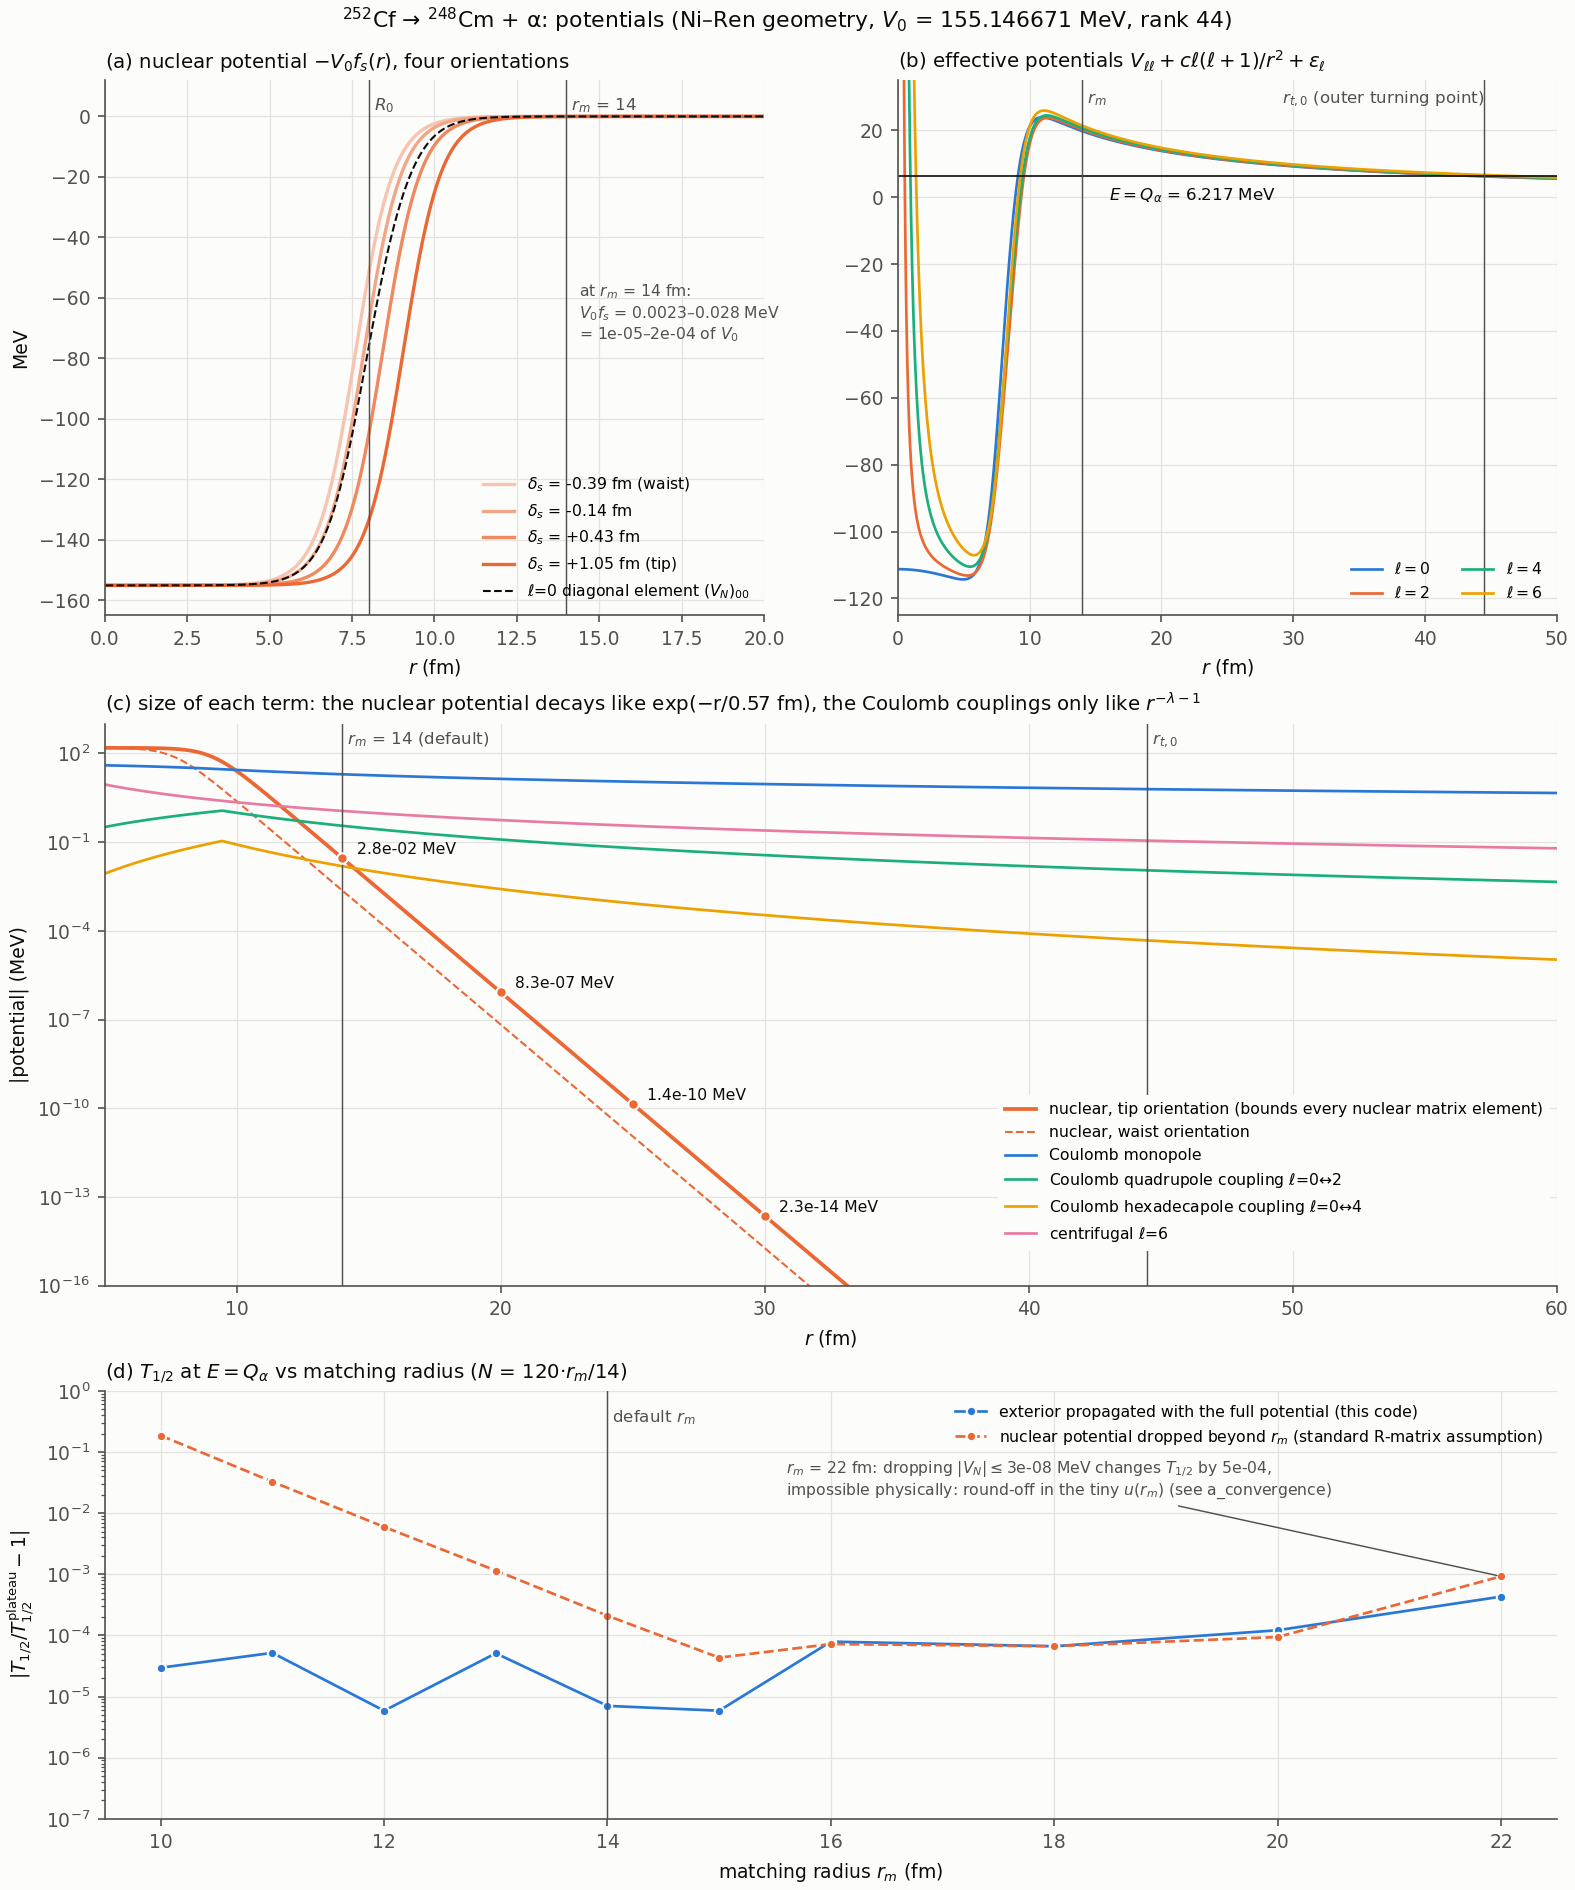

The Python source for this figure:
"""各项势能的径向形状与大小，以及匹配半径 r_m 是否须在核势力程之外（252Cf，Ni–Ren 几何，位次 44 的 V0）。

运行（在 quasibound/ 下）：python3 docs/potentials.py，约 4 s。输出 docs/potentials.png 与 docs/potentials.json。
(a) 核势：有限位移算符四个本征取向的分量 -V0 f_s(r)（表面在 R0 + δ_s）与 ℓ=0 道的对角矩阵元；
(b) 各道有效势 V_ℓℓ(r) + cℓ(ℓ+1)/r² + ε_ℓ 与 E = Q_α；
(c) 各项的大小（对数坐标）：核势按 exp(-r/a) 衰减（a 为弥散），库仑耦合只按 r^-(λ+1) 衰减；
(d) 调 V0 使 E = Q_α 后 T½ 随 r_m 的变化：外区含全部势（本程序）与外区去掉核势（标准 R 矩阵的假设：r_m 之外核势
    可以忽略）。本程序的外区从 Rout 向内数值传播完整的耦合势，r_m 之外的核势已精确计入，所以不要求 r_m 在核势力程
    之外；须在核势力程之外的是出射边界条件所在的 Rout。
"""
import json
import sys
from pathlib import Path

import matplotlib
matplotlib.use("Agg")
import matplotlib.pyplot as plt
import numpy as np
from matplotlib.colors import to_rgb
from scipy.special import expit

HERE = Path(__file__).resolve().parent
sys.path.insert(0, str(HERE.parent))
import ccrm
from ccrm import Numerics, Potential, System, mesh, potential, solve

d = json.load(open(HERE.parent / "data" / "252Cf.json"))
s = System(d["Z"], d["A"], tuple(d["beta"]), [lv["E_MeV"] for lv in d["levels"]])
Q, g = d["Q_alpha_MeV"], Potential.ni_ren(s, 0.0)
V0, RANK = 155.146671, 44
p = Potential(V0, g.R0, g.a)
k = np.sqrt((Q - s.ex) / s.c)
eta = s.zz / (2 * s.c * k)
r_t = (eta + np.sqrt(eta ** 2 + s.l * (s.l + 1))) / k                # 各道外转折点（点库仑 + 离心）

# ---------- 势的各项（大小，MeV） ----------
nuc = lambda r, sh: V0 * expit(-(r - g.R0 - sh) / g.a)               # 位移为 sh 的取向的核势 V0·f_s
tip = lambda r: nuc(r, s.shift.max())                                # 尖端取向；|V_N,ℓℓ'| = V0|Σ_s U_ℓs U_ℓ's f_s| ≤ V0 max_s f_s
vn00 = lambda r: expit(-(np.atleast_1d(r)[:, None] - g.R0 - s.shift) / g.a) @ s.U[0] ** 2 * V0   # ℓ=0 对角矩阵元的大小
coul0 = lambda r: np.where(r < s.Rc, s.zz / (2 * s.Rc) * (3 - (r / s.Rc) ** 2), s.zz / r)
rho = lambda r, lam: np.where(r < s.Rc, r ** lam / s.Rc ** (lam + 1), s.Rc ** lam / r ** (lam + 1))
quad = lambda r: 3 * s.zz / 5 * s.beta[0] * rho(r, 2) * s.ang[2][0, 1]   # 库仑四极耦合 ℓ=0↔2 矩阵元
hexa = lambda r: 3 * s.zz / 9 * s.beta[1] * rho(r, 4) * s.ang[4][0, 2]   # 库仑十六极耦合 ℓ=0↔4 矩阵元


# ---------- (d) 外区含 / 不含核势时 T½ 随 r_m ----------
def half_life_at_q(num, v=V0):
    """调 V0 使 solve 的自洽能量等于 Q_exp（Newton，导数 -cᵀFc），返回 T½。"""
    N = num.N
    F = np.zeros((4 * N, 4 * N))
    F.reshape(4, N, 4, N)[:, range(N), :, range(N)] = np.einsum(
        "is,ns,js->nij", s.U, expit(-(mesh(N, num.rm)[0][:, None] - g.R0 - s.shift) / g.a), s.U)
    for _ in range(10):
        res = solve(s, Potential(v, g.R0, g.a), RANK, num)
        step = (res.Q - Q) / (res.c @ F @ res.c)
        v += step
        if abs(step) < 1e-10:
            break
    return solve(s, Potential(v, g.R0, g.a), RANK, num).half_life()


RMS = (10, 11, 12, 13, 14, 15, 16, 18, 20, 22)
dens = lambda rm: Numerics(rm=float(rm), N=int(round(120 / 14 * rm)))  # 默认网格密度
full_ext = ccrm.exterior
T_full = np.array([half_life_at_q(dens(rm)) for rm in RMS])
ccrm.exterior = lambda s_, p_, num, E: full_ext(s_, Potential(0.0, p_.R0, p_.a), num, E)   # 外区去掉核势，其余不变
try:
    T_cut = np.array([half_life_at_q(dens(rm)) for rm in RMS])
finally:
    ccrm.exterior = full_ext
T_ref = np.median(T_full[[rm in range(11, 21) for rm in RMS]])     # 平台 r_m = 11–20 fm 的中位数
rows = [dict(r_m=rm, VN_tip=float(tip(rm)), VN_00=float(vn00(rm)[0]), dT_full=float(tf / T_ref - 1),
             dT_cut=float(tc / T_ref - 1), dT_drop=float(tc / tf - 1)) for rm, tf, tc in zip(RMS, T_full, T_cut)]
for r in rows:
    print(f"r_m = {r['r_m']:2d} fm：V0·f_tip = {r['VN_tip']:.1e} MeV，|V_N,00| = {r['VN_00']:.1e} MeV；T½ 相对平台  "
          f"外区含核势 {r['dT_full']:+.1e}，外区去掉核势 {r['dT_cut']:+.1e}；去掉核势带来的变化 {r['dT_drop']:+.1e}")
RADII = (14, 20, 25, 30, ccrm.Numerics.Rout)
for r0 in RADII:
    print(f"r = {r0:5.1f} fm：核势（尖端取向）{tip(r0):.1e} MeV，库仑单极 {coul0(r0):.2f} MeV，"
          f"库仑四极耦合 {abs(quad(r0)):.1e} MeV")
json.dump(dict(note=__doc__.split("\n")[0], V0=V0, R0=g.R0, diffuseness=g.a, delta=s.shift.tolist(), T_ref=T_ref, rows=rows,
               radii={str(r0): dict(VN_tip=float(tip(r0)), VN_waist=float(nuc(r0, s.shift.min())), VN_00=float(vn00(r0)[0]),
                                    coulomb0=float(coul0(r0)), quad02=float(abs(quad(r0))), hexa04=float(abs(hexa(r0))))
                      for r0 in RADII}),
          open(HERE / "potentials.json", "w"), indent=1, ensure_ascii=False)

# ---------- 作图 ----------
INK, MUTED, GRID, BG = "#0b0b0b", "#52514e", "#e4e3df", "#fcfcfb"
C = ["#2a78d6", "#eb6834", "#1baf7a", "#eda100", "#e87ba4"]           # 分类色，按固定顺序使用
shade = lambda t: tuple((1 - t) * np.array(to_rgb(C[1])) + t * np.array(to_rgb(BG)))   # 核势色调由浅到深
plt.rcParams.update({"font.size": 9, "axes.edgecolor": MUTED, "axes.labelcolor": INK, "xtick.color": MUTED, "ytick.color": MUTED,
                     "axes.spines.top": False, "axes.spines.right": False, "axes.facecolor": BG, "axes.grid": True,
                     "grid.color": GRID, "grid.linewidth": 0.6, "axes.titlesize": 9.5, "axes.titlecolor": INK})
fig = plt.figure(figsize=(10.5, 12.6), facecolor=BG, layout="constrained")
gs = fig.add_gridspec(3, 2, height_ratios=[1.0, 1.05, 0.8])
ax, bx, cx, dx = fig.add_subplot(gs[0, 0]), fig.add_subplot(gs[0, 1]), fig.add_subplot(gs[1, :]), fig.add_subplot(gs[2, :])


def vline(axx, x, label, y, **kw):
    axx.axvline(x, color=MUTED, lw=0.7)
    axx.text(x, y, " " + label, color=MUTED, fontsize=8, **kw)


# (a) 核势：四个取向分量与 ℓ=0 对角矩阵元（线性坐标）
r = np.linspace(0.02, 20, 2000)
for j, (sh, t) in enumerate(zip(s.shift, (0.62, 0.42, 0.22, 0.0))):
    ax.plot(r, -nuc(r, sh), color=shade(t), lw=1.6,
            label=rf"$\delta_s$ = {sh:+.2f} fm" + (" (waist)" if j == 0 else " (tip)" if j == len(s.shift) - 1 else ""))
ax.plot(r, -vn00(r), color=INK, lw=1.0, ls="--", label=r"$\ell$=0 diagonal element $(V_N)_{00}$")
vline(ax, g.R0, r"$R_0$", 2)
vline(ax, 14, r"$r_m$ = 14", 2)
ax.text(14.4, -55, f"at $r_m$ = 14 fm:\n$V_0 f_s$ = {nuc(14, s.shift.min()):.4f}–{tip(14):.3f} MeV\n"
        f"= {nuc(14, s.shift.min()) / V0:.0e}–{tip(14) / V0:.0e} of $V_0$", color=MUTED, fontsize=7.5, va="top")
ax.set_xlim(0, 20); ax.set_ylim(-165, 12)
ax.set_xlabel(r"$r$ (fm)"); ax.set_ylabel("MeV")
ax.set_title(r"(a) nuclear potential $-V_0 f_s(r)$, four orientations", loc="left")
ax.legend(frameon=False, fontsize=7.5, loc="lower right")

# (b) 各道有效势与 E = Q_α（线性坐标）
r = np.linspace(0.05, 50, 3000)
V = potential(s, p, r)
for i, l in enumerate(s.l):
    bx.plot(r, V[:, i, i] + s.c * l * (l + 1) / r ** 2 + s.ex[i], color=C[i], lw=1.3, label=rf"$\ell={l}$")
bx.axhline(Q, color=INK, lw=0.8)
bx.text(16, Q - 3, rf"$E=Q_\alpha$ = {Q:.3f} MeV", color=INK, fontsize=8, va="top")
vline(bx, 14, r"$r_m$", 28)
vline(bx, r_t[0], r"$r_{t,0}$ (outer turning point)", 28, ha="right")
bx.set_xlim(0, 50); bx.set_ylim(-125, 35)
bx.set_xlabel(r"$r$ (fm)")
bx.set_title(r"(b) effective potentials $V_{\ell\ell}+c\ell(\ell+1)/r^2+\varepsilon_\ell$", loc="left")
bx.legend(frameon=False, fontsize=7.5, loc="lower right", ncol=2)

# (c) 各项大小（对数坐标）
r = np.linspace(5, 60, 2000)
cx.semilogy(r, tip(r), color=C[1], lw=1.8, label="nuclear, tip orientation (bounds every nuclear matrix element)")
cx.semilogy(r, nuc(r, s.shift.min()), color=C[1], lw=1.0, ls="--", label="nuclear, waist orientation")
cx.semilogy(r, coul0(r), color=C[0], lw=1.3, label="Coulomb monopole")
cx.semilogy(r, abs(quad(r)), color=C[2], lw=1.3, label=r"Coulomb quadrupole coupling $\ell$=0↔2")
cx.semilogy(r, abs(hexa(r)), color=C[3], lw=1.3, label=r"Coulomb hexadecapole coupling $\ell$=0↔4")
cx.semilogy(r, s.c * 42 / r ** 2, color=C[4], lw=1.3, label=r"centrifugal $\ell$=6")
for x in (14, 20, 25, 30):
    cx.plot(x, tip(x), "o", ms=5, color=C[1], mec=BG, mew=1.0, zorder=3)
    cx.annotate(f"{tip(x):.1e} MeV", (x, tip(x)), xytext=(7, 2), textcoords="offset points", color=INK, fontsize=7.5)
vline(cx, 14, r"$r_m$ = 14 (default)", 2e2)
vline(cx, r_t[0], r"$r_{t,0}$", 2e2)
cx.set_xlim(5, 60); cx.set_ylim(1e-16, 1e3)
cx.set_xlabel(r"$r$ (fm)"); cx.set_ylabel("|potential| (MeV)")
cx.set_title("(c) size of each term: the nuclear potential decays like exp(−r/0.57 fm), "
             r"the Coulomb couplings only like $r^{-\lambda-1}$", loc="left")
cx.legend(fontsize=7.5, loc="lower right", bbox_to_anchor=(1.0, 0.05), frameon=True, facecolor=BG, edgecolor=BG, framealpha=1)

# (d) T½ 随 r_m：外区含 / 不含核势
cx_kw = dict(lw=1.3, marker="o", ms=4.5, mec=BG, mew=1.0)
dx.semilogy(RMS, abs(T_full / T_ref - 1), "-", color=C[0], label="exterior propagated with the full potential (this code)", **cx_kw)
dx.semilogy(RMS, abs(T_cut / T_ref - 1), "--", color=C[1],
            label=r"nuclear potential dropped beyond $r_m$ (standard R-matrix assumption)", **cx_kw)
vline(dx, 14, r"default $r_m$", 0.3)
dx.annotate(rf"$r_m$ = 22 fm: dropping $|V_N|\leq${tip(22):.0e} MeV changes $T_{{1/2}}$ by"
            f" {abs(T_cut[-1] / T_full[-1] - 1):.0e},\nimpossible physically: round-off in the tiny $u(r_m)$ (see a_convergence)",
            (22, abs(T_cut[-1] / T_ref - 1)), xytext=(15.6, 2e-2), color=MUTED, fontsize=7.5,
            arrowprops=dict(arrowstyle="-", color=MUTED, lw=0.7))
dx.set_xlim(9.5, 22.5); dx.set_ylim(1e-7, 1)
dx.set_xlabel(r"matching radius $r_m$ (fm)"); dx.set_ylabel(r"$|T_{1/2}/T_{1/2}^{\rm plateau}-1|$")
dx.set_title(r"(d) $T_{1/2}$ at $E=Q_\alpha$ vs matching radius ($N$ = 120·$r_m$/14)", loc="left")
dx.legend(frameon=False, fontsize=7.5, loc="upper right")
fig.suptitle(rf"$^{{252}}$Cf → $^{{248}}$Cm + α: potentials (Ni–Ren geometry, $V_0$ = {V0} MeV, rank {RANK})",
             color=INK, fontsize=10.5)
fig.savefig(HERE / "potentials.png", dpi=150, facecolor=BG)
print("写出 docs/potentials.png、docs/potentials.json")
